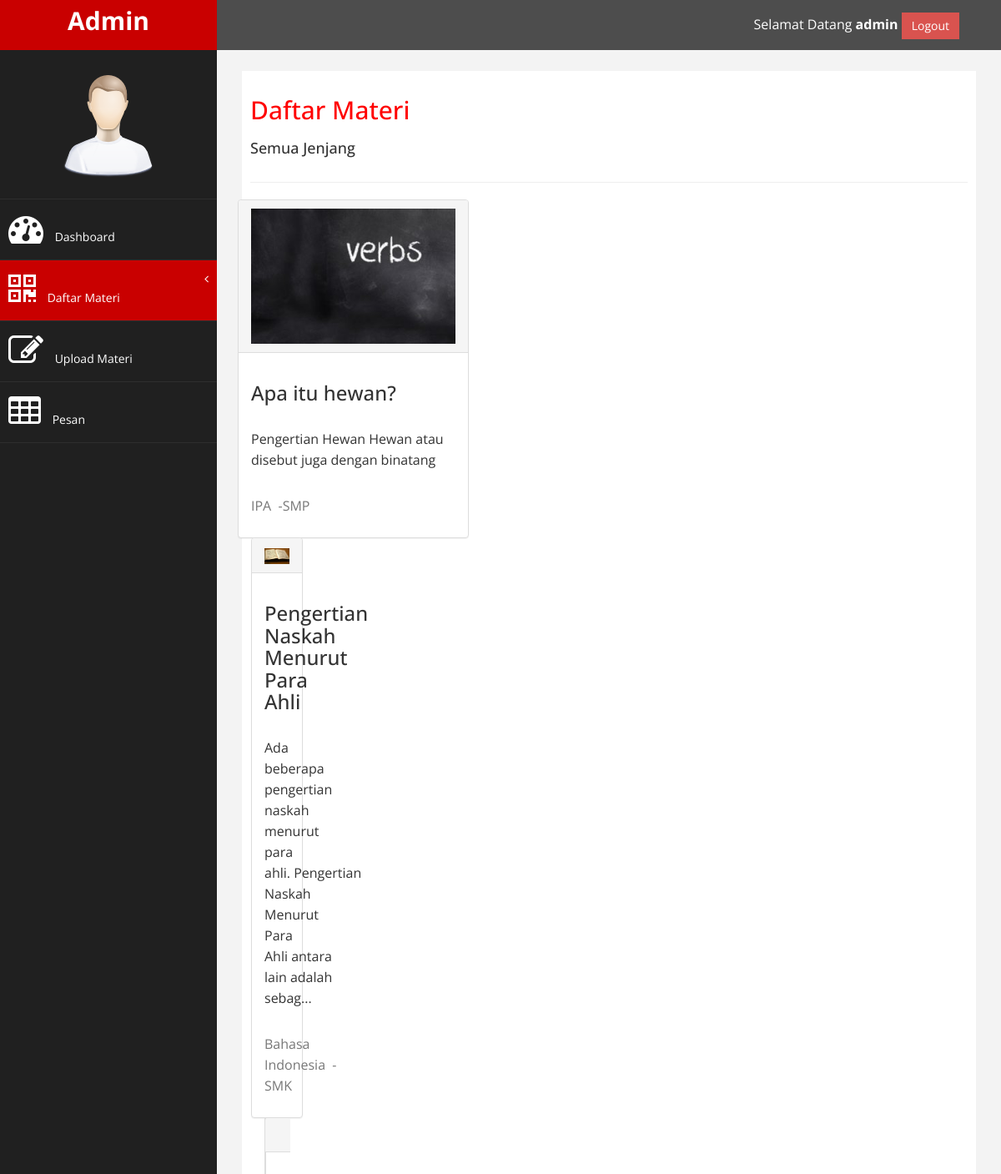
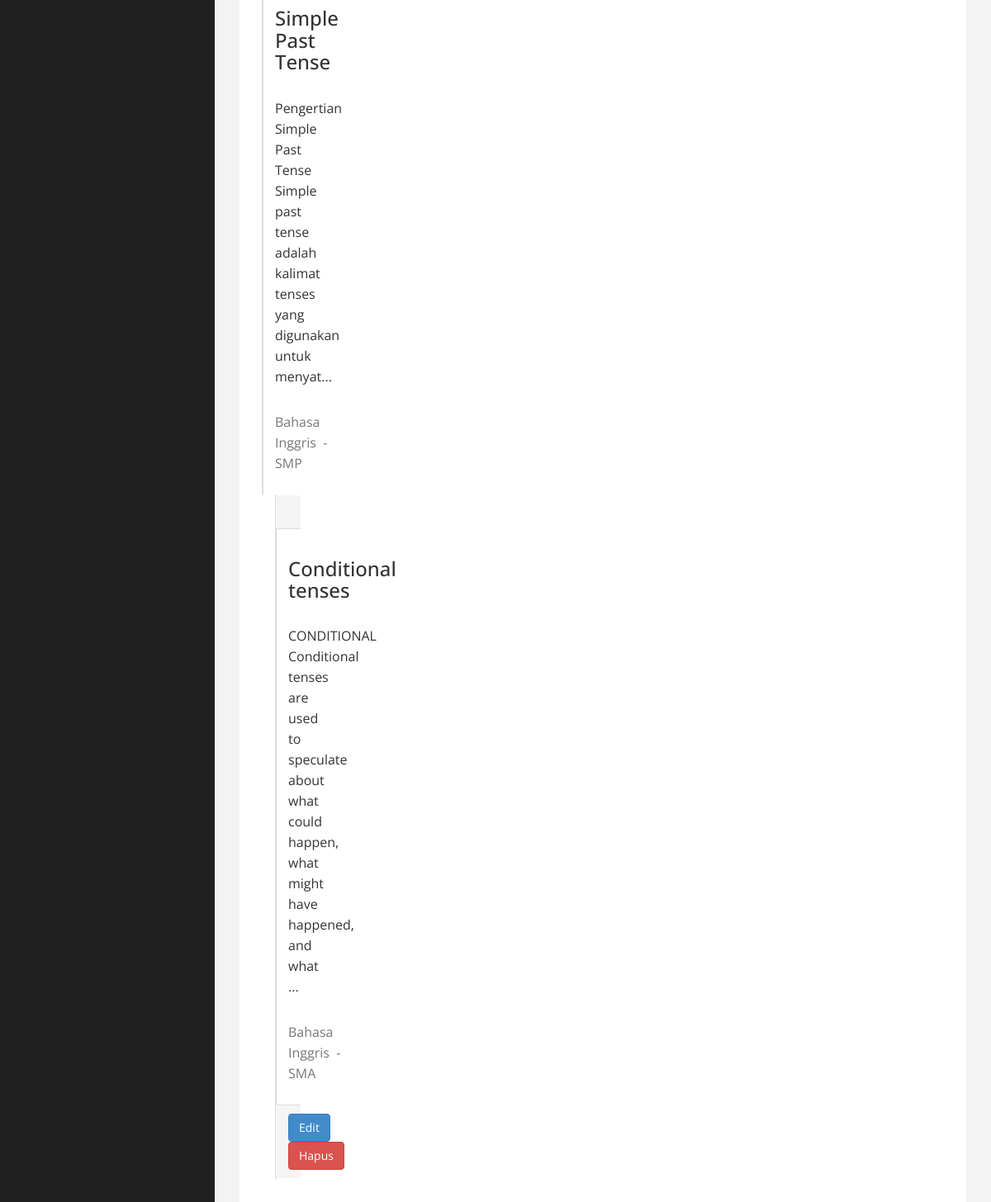
The app's page /admin/materi2.php (signed in) with its own data (2 pictures, top to bottom).
### tables this page shows
CREATE TABLE `tambah` (
  `id` int(11) NOT NULL,
  `judul` varchar(50) NOT NULL,
  `deskripsi` mediumtext NOT NULL,
  `jenjang` varchar(10) NOT NULL,
  `kelas` varchar(30) NOT NULL,
  `pelajaran` varchar(100) NOT NULL,
  `fileToUpload` varchar(100) NOT NULL,
  `tanggal` varchar(100) NOT NULL
);

### admin/materi2.php (the view, shortened to what this page needs)
<?php
if(!isset($_SESSION['username'])) {
   header('location:../LOGIN/index.php');
} else {
   $username = $_SESSION['username'];
}
?>
<!DOCTYPE html>
<html xmlns="http://www.w3.org/1999/xhtml">
<head>
    <link href="assets/css/bootstrap.css" rel="stylesheet" />
    <link href="assets/css/font-awesome.css" rel="stylesheet" />
    <link href="assets/js/morris/morris-0.4.3.min.css" rel="stylesheet" />
    <link href="assets/css/custom.css" rel="stylesheet" />
</head>
<body>
    <div id="wrapper">
        <nav class="navbar navbar-default navbar-cls-top " role="navigation" style="margin-bottom: 0">
            <div class="navbar-header">
                <a class="navbar-brand" href="index.php">Admin</a>
            </div>
  <div style="color: white;
padding: 15px 50px 5px 50px;
float: right;
font-size: 16px;">Selamat Datang <b><?php echo $username; ?></b>  <a href="../login/logout.php" class="btn btn-danger square-btn-adjust">Logout</a> </div>
        </nav>
            <nav class="navbar-default navbar-side" role="navigation">
            <div class="sidebar-collapse">
                <ul class="nav" id="main-menu">
                <li class="text-center">
                    <img src="assets/img/find_user.png" class="user-image img-responsive"/>
                    </li>
                    <li>
                        <a  href="index.php"><i class="fa fa-dashboard fa-3x"></i> Dashboard</a>
                    </li>
                    <li>
                        <a class="active-menu" href="#"><i class="fa fa-qrcode fa-3x"></i> Daftar Materi<span class="fa arrow"></span></a>
                      </li>
                    <li  >
                        <a  href="form.php"><i class="fa fa-edit fa-3x"></i> Upload Materi </a>
                    </li>
                    <li  >
                        <a  href="table.php"><i class="fa fa-table fa-3x"></i> Pesan</a>
                    </li>
                </ul>
            </div>
        </nav>
        <div id="page-wrapper" >
            <div id="page-inner">
                <div class="row">
                    <div class="col-md-12">
                     <h2>Daftar Materi</h2>
                        <h4>Semua Jenjang</h4>
                    </div>
                </div>
                 <hr />
            <div class="row">
                <div class="row">
                <?php
                include("koneksi.php");
                $query=mysqli_query($koneksi,"SELECT * FROM tambah ORDER BY id");
                while($data=mysqli_fetch_array($query)){
                    switch ($data['jenjang']) {
              case 'SMP':
                $jenjang = "SMP";
                break;
              case 'SMA':
                $jenjang = "SMA";
                break;
              case 'SMK':
                $jenjang = "SMK";
                break;
            }
                 ?>
                <div class="col-md-4 col-sm-4">
                    <div class="panel panel-default">
                        <div class="panel-heading">
                           <img src="gambar/<?php echo $data['fileToUpload']; ?>" width="100%">
                        </div>
                        <div class="panel-body">
                            <h3><?php echo $data['judul']; ?></h3>
                            <p><?php
                                $string = $data['deskripsi'];
                                if(strlen($string) > 128) $string = substr($string, 0, 128).'...';
                                echo strip_tags($string); ?></p>
                                <p class="card-text"><large class="text-muted"><?php echo $data['pelajaran']; ?>&nbsp;&nbsp;-<?php echo $jenjang; ?></large></p>
                        </div>
                        <?php
            }
                 ?>
                        <div class="panel-footer">
                            <a href="edit.php?id=<?php echo $data['id']; ?>" class="btn btn-primary">Edit</a>
                            <a href="delete.php?id=<?php echo $data['id']; ?>" class="btn btn-danger" align="right" onclick="return confirm('Apakah anda yakin?')">Hapus</a>
                        </div>
                    </div>
                </div>
    </div>
</div>
            </div>
        </div>
</body>
</html>

### admin/assets/css/custom.css (style rules this page uses)
body { font-family: 'Open Sans', sans-serif; }
#wrapper { width: 100%; background:#202020; }
#page-wrapper { padding: 15px 15px; min-height: 600px; background:#F3F3F3; }
#page-inner { width:100%; margin:10px 20px 10px 0px; background-color:#fff!important; padding:10px; min-height:1200px; }
.text-center { text-align:center; }
h2 { color: #f00; }
h4 { padding-top:10px; }
.square-btn-adjust { border: 0px solid transparent; -webkit-border-radius: 0px; -moz-border-radius: 0px; border-radius: 0px; }
p { font-size:16px; line-height:25px; padding-top:20px; }
.user-image { margin: 25px auto; -webkit-border-radius: 10px; -moz-border-radius: 10px; border-radius: 10px; max-height:170px; max-width:170px; }
.navbar-cls-top .navbar-brand { color: #fff; background: #C90000; width: 260px; text-align: center; height: 60px; font-size: 30px; font-weight: 700; }
.active-menu { background-color:#C90000!important; }
.arrow { float: right; }
.fa.arrow:before { content: "\f104"; }
.sidebar-collapse , .sidebar-collapse .nav { background:none; }
.sidebar-collapse .nav { padding:0; }
.sidebar-collapse .nav > li > a { color:#fff; background:#202020; text-shadow:none; }
.sidebar-collapse > .nav > li > a { padding:15px 10px; }
.sidebar-collapse > .nav > li { border-bottom: 1px solid rgba(107, 108, 109, 0.19); }
.navbar-side { border:none; background-color: #202020; }
.navbar-cls-top { background:#4D4D4D; border-bottom:none; }
.navbar-default { border:0px solid black; }
.navbar-header { background: #A70303; }
.nav > li > a > i { margin-right:10px; }
@media (min-width:768px) { #page-wrapper { margin: 0 0 0 260px; padding: 15px 30px; min-height: 1200px; } }
@media (min-width:768px) { .navbar-side { z-index: 1; position: absolute; width: 260px; } }
@media (min-width:768px) { .navbar { border-radius: 0px; } }

### records on screen
tambah: fileToUpload (picture), judul "Apa itu hewan?", deskripsi "Pengertian Hewan Hewan atau disebut juga dengan binatang", pelajaran "IPA", jenjang "SMP"
tambah: fileToUpload (picture), judul "Pengertian Naskah Menurut Para Ahli", deskripsi "Ada beberapa pengertian naskah menurut para ahli. Pengertian Naskah Menurut Para Ahli antara lain adalah sebag...", pelajaran "Bahasa Indonesia", jenjang "SMK"
tambah: judul "Simple Past Tense", deskripsi "Pengertian Simple Past Tense Simple past tense adalah kalimat tenses yang digunakan untuk menyat...", pelajaran "Bahasa Inggris", jenjang "SMP"
tambah: judul "Conditional tenses", deskripsi "CONDITIONAL Conditional tenses are used to speculate about what could happen, what might have happened, and what ...", pelajaran "Bahasa Inggris", jenjang "SMA"

### other values on screen
$username "admin"
